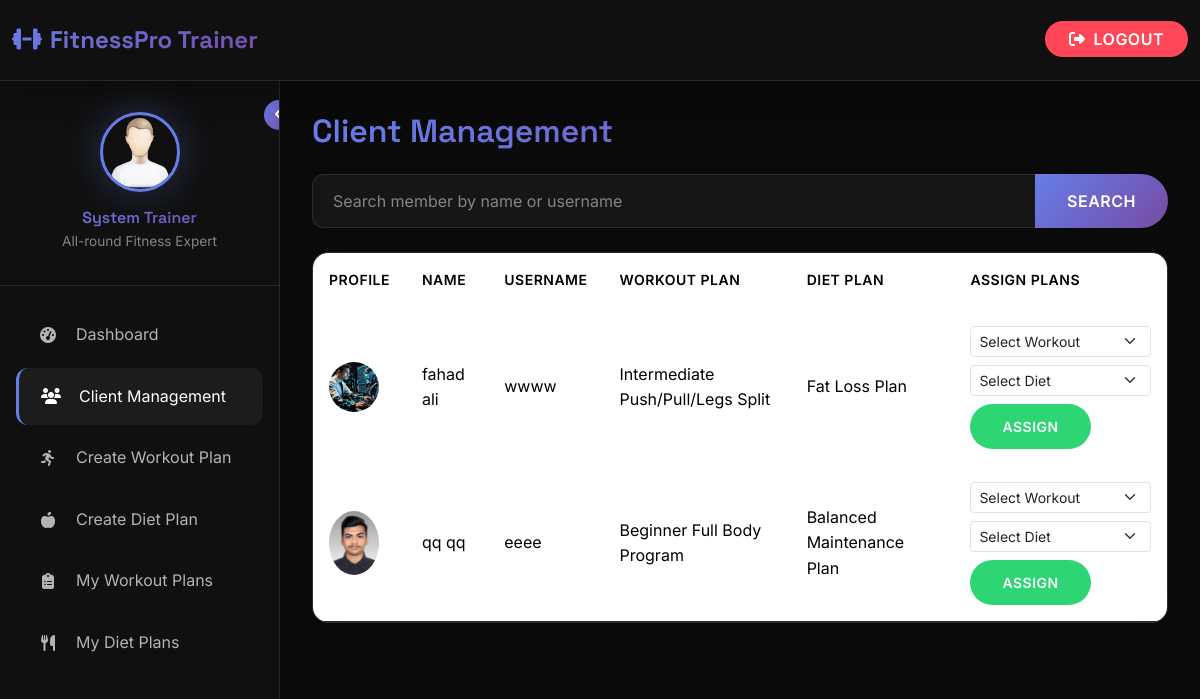
The app's page /trainer/clients (signed in), older data.
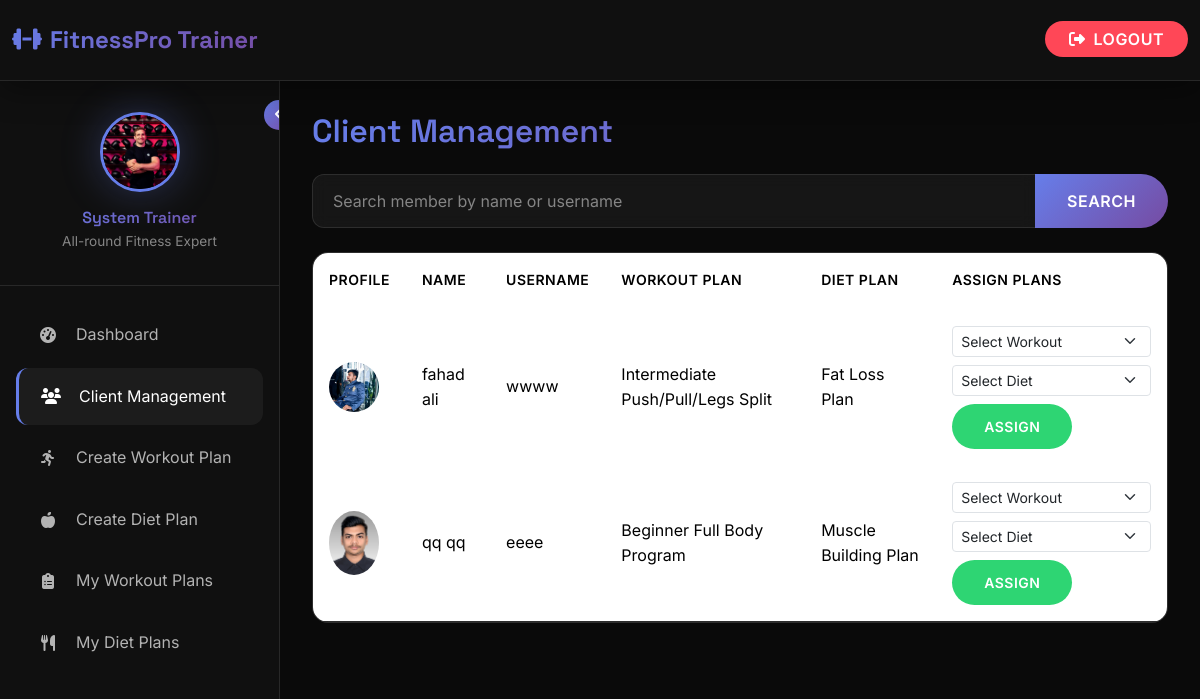
The same page, newer data.
### gym_management/gym_app/models.py (models this page shows, shortened)
class Trainer(models.Model):
    first_name = models.CharField(max_length=50)
    last_name = models.CharField(max_length=50)
    email = models.CharField(max_length=50, null=True, blank=True)
    phone_number = models.CharField(max_length=20)
    username = models.CharField(max_length=150, unique=True)
    password = models.CharField(max_length=100)
    specialization = models.CharField(max_length=200, null=True, blank=True)
    image = models.ImageField(upload_to="trainers/", default="trainers/default.png", null=True, blank=True)
    created_at = models.DateTimeField(auto_now_add=True)

class Gym_user(models.Model):
    first_name = models.CharField(max_length=50)
    last_name = models.CharField(max_length=50)
    dob = models.DateField()
    phone_number = models.CharField(max_length=20)
    image = models.ImageField(upload_to="users_profile_images/", default="users_profile_images/default.png", null=True, blank=True)
    weight = models.IntegerField(null=True, blank=True)
    height = models.IntegerField(null=True, blank=True)
    date_of_joining = models.DateTimeField(auto_now_add=True)
    email = models.CharField(max_length=50, null=True, blank=True)
    username = models.CharField(max_length=150, unique=True)
    password = models.CharField(max_length=100)
    address = models.ForeignKey(Address, on_delete=models.CASCADE, null=True, blank=True)
    gender = models.ForeignKey(Gender, on_delete=models.CASCADE)
    gym_split = models.ForeignKey(Gym_split, on_delete=models.CASCADE, null=True, blank=True)
    muscle_strength = models.ForeignKey(Muscle_strength, on_delete=models.CASCADE, null=True, blank=True)
    membership_plan = models.ForeignKey(MembershipPlan, on_delete=models.CASCADE, null=True, blank=True)
    payment_proof = models.ImageField(upload_to="payment_proofs/", null=True, blank=True)
    is_approved = models.BooleanField(default=False)
    is_blocked = models.BooleanField(default=False)
    membership_start_date = models.DateField(null=True, blank=True)
    membership_end_date = models.DateField(null=True, blank=True)
    reminder_sent = models.BooleanField(default=False)
    assigned_trainer = models.ForeignKey(Trainer, on_delete=models.SET_NULL, null=True, blank=True, related_name='assigned_members')
    trainer_requested = models.BooleanField(default=False)
    assigned_workout_plan = models.ForeignKey(WorkoutPlan, on_delete=models.SET_NULL, null=True, blank=True)
    assigned_diet_plan = models.ForeignKey(DietPlan, on_delete=models.SET_NULL, null=True, blank=True)

class WorkoutPlan(models.Model):
    trainer = models.ForeignKey(Trainer, on_delete=models.CASCADE, related_name='workout_plans')
    name = models.CharField(max_length=200)
    description = models.TextField()
    difficulty_level = models.CharField(max_length=50, choices=[
        ('beginner', 'Beginner'),
        ('intermediate', 'Intermediate'),
        ('advanced', 'Advanced')
    ])
    created_at = models.DateTimeField(auto_now_add=True)
    is_default = models.BooleanField(default=False)

class DietPlan(models.Model):
    trainer = models.ForeignKey(Trainer, on_delete=models.CASCADE, related_name='diet_plans')
    name = models.CharField(max_length=200)
    description = models.TextField()
    total_calories = models.IntegerField(null=True, blank=True)
    created_at = models.DateTimeField(auto_now_add=True)
    is_default = models.BooleanField(default=False)

### gym_management/gym_app/views.py (the view)
# urls.py: path('trainer/clients', views.trainer_clients, name='trainer_clients'),
def trainer_clients(request):
    if 'trainer_id' not in request.session:
        return redirect('/trainer_login')
    trainer = Trainer.objects.get(id=request.session['trainer_id'])
    query = request.GET.get('q', '')
    members = Gym_user.objects.filter(assigned_trainer=trainer)
    if query:
        members = members.filter(
            Q(first_name__icontains=query) |
            Q(last_name__icontains=query) |
            Q(username__icontains=query)
        )
    context = {
        'trainer': trainer,
        'members': members,
        'workout_plans': WorkoutPlan.objects.filter(trainer=trainer),
        'diet_plans': DietPlan.objects.filter(trainer=trainer),
        'query': query
    }
    return render(request, 'trainer/client_management.html', context)

### gym_management/gym_app/context_processors.py (called while the page is built)
def logged_in_user(request):
    user = None
    trainer = None
    if request.session.get('user_id'):
        try:
            user = Gym_user.objects.get(id=request.session['user_id'])
        except Gym_user.DoesNotExist:
            user = None
    elif request.session.get('trainer_id'):
        try:
            trainer = Trainer.objects.get(id=request.session['trainer_id'])
        except Trainer.DoesNotExist:
            trainer = None
    return {'logged_in_user': user, 'logged_in_trainer': trainer}

def gym_info_context(request):
    gym_info = GymInfo.objects.first()
    return {
        'gym_info': gym_info
    }

### gym_management/gym_app/templates/trainer/client_management.html (shortened to what this page needs)
{% extends 'base_trainer.html' %}
{% block content %}
<h2 class="gradient-text mb-4">Client Management</h2>
<form method="get" class="mb-4">
  <div class="input-group">
    <input type="text" class="form-control" name="q" placeholder="Search member by name or username" value="{{ query }}">
    <button class="btn btn-primary" type="submit">Search</button>
  </div>
</form>
{% if members %}
<div class="table-responsive">
  <table class="table table-hover">
    <thead>
      <tr>
        <th>Profile</th>
        <th>Name</th>
        <th>Username</th>
        <th>Workout Plan</th>
        <th>Diet Plan</th>
        <th>Assign Plans</th>
      </tr>
    </thead>
    <tbody>
      {% for m in members %}
      <tr>
        <td><img src="{{ m.image.url }}" width="50" class="rounded-circle"></td>
        <td>{{ m.first_name }} {{ m.last_name }}</td>
        <td>{{ m.username }}</td>
        <td>{{ m.assigned_workout_plan.name|default:"Not Assigned" }}</td>
        <td>{{ m.assigned_diet_plan.name|default:"Not Assigned" }}</td>
        <td>
          <form method="post" action="{% url 'assign_plan_to_member' %}">
            <select name="workout_plan_id" class="form-select form-select-sm mb-2">
              <option value="">Select Workout</option>
            </select>
            <select name="diet_plan_id" class="form-select form-select-sm mb-2">
              <option value="">Select Diet</option>
            </select>
            <button type="submit" class="btn btn-success btn-sm">Assign</button>
          </form>
        </td>
      </tr>
      {% endfor %}
    </tbody>
  </table>
</div>
{% else %}
<p>No members found.</p>
{% endif %}
{% endblock %}

### gym_management/gym_app/templates/base_trainer.html (shortened to what this page needs)
{% load static %}
<!DOCTYPE html>
<html lang="en">
<head>
    <link href="https://cdn.jsdelivr.net/npm/bootstrap@5.3.2/dist/css/bootstrap.min.css" rel="stylesheet">
    <link rel="stylesheet" href="https://cdnjs.cloudflare.com/ajax/libs/font-awesome/6.5.0/css/all.min.css">
    <link href="https://unpkg.com/aos@2.3.1/dist/aos.css" rel="stylesheet">
</head>
<body>
    <div class="admin-wrapper">
        <nav class="navbar navbar-expand-lg admin-navbar">
            <div class="container-fluid">
                <a class="navbar-brand" href="{% url 'trainer_dashboard' %}">
                    <i class="fas fa-dumbbell me-2"></i>FitnessPro Trainer
                </a>
                <div class="ms-auto">
                    <a href="{% url 'logout' %}" class="logout-btn">
                        <i class="fas fa-sign-out-alt me-2"></i>Logout
                    </a>
                </div>
            </div>
        </nav>
        <aside class="admin-sidebar" id="adminSidebar">
            <button class="sidebar-toggle d-none d-lg-block" onclick="toggleSidebar()">
                <i class="fas fa-angle-left" id="toggleIcon"></i>
            </button>
            <div class="admin-user-info">
                <div class="admin-user-avatar-container" id="trainer-avatar-container">
                    {% if trainer.image %}
                        <img src="{{ trainer.image.url }}" class="admin-user-avatar" id="trainer-profile-avatar" alt="Trainer Avatar">
                    {% else %}
                        <img src="{% static 'images/find_user.png' %}" class="admin-user-avatar" id="trainer-profile-avatar" alt="Trainer Avatar">
                    {% endif %}
                </div>
                <div class="trainer-details">
                    <h6 class="gradient-text">{{ trainer.first_name }} {{ trainer.last_name }}</h6>
                    <small   style = "color : var(--text-muted)"  >{{ trainer.specialization|default:"Fitness Trainer" }}</small>
                </div>
            </div>
            <nav class="admin-nav">
                <div class="admin-nav-item">
                    <a href="{% url 'trainer_dashboard' %}" class="admin-nav-link {% if request.path == '/trainer/dashboard' %}active{% endif %}">
                        <i class="fas fa-tachometer-alt"></i>
                        <span>Dashboard</span>
                    </a>
                </div>
                <div class="admin-nav-item">
                    <a href="{% url 'trainer_clients' %}" class="admin-nav-link {% if request.path == '/trainer/clients' %}active{% endif %}">
                        <i class="fas fa-users"></i>
                        <span>Client Management</span>
                    </a>
                </div>
                <div class="admin-nav-item">
                    <a href="{% url 'create_workout_plan_page' %}" class="admin-nav-link {% if request.path == '/trainer/create-workout-plan' %}active{% endif %}">
                        <i class="fas fa-running"></i>
                        <span>Create Workout Plan</span>
                    </a>
                </div>
                <div class="admin-nav-item">
                    <a href="{% url 'create_diet_plan_page' %}" class="admin-nav-link {% if request.path == '/trainer/create-diet-plan' %}active{% endif %}">
                        <i class="fas fa-apple-alt"></i>
                        <span>Create Diet Plan</span>
                    </a>
                </div>
                <div class="admin-nav-item">
                    <a href="{% url 'trainer_workout_plans' %}" class="admin-nav-link {% if request.path == '/trainer/workout-plans' %}active{% endif %}">
                        <i class="fas fa-clipboard-list"></i>
                        <span>My Workout Plans</span>
                    </a>
                </div>
                <div class="admin-nav-item">
                    <a href="{% url 'trainer_diet_plans' %}" class="admin-nav-link {% if request.path == '/trainer/diet-plans' %}active{% endif %}">
                        <i class="fas fa-utensils"></i>
                        <span>My Diet Plans</span>
                    </a>
                </div>
            </nav>
        </aside>
        <main class="admin-content" id="adminContent">
            {% block content %}{% endblock %}
        </main>
    </div>
</body>
</html>

Row changes from the older to the newer data that the page shows:
changed Trainer "System": image: picture added in place of a placeholder
changed Gym_user "fahad": image: a different picture
changed Gym_user "qq": assigned_diet_plan.name "Balanced Maintenance Plan" → "Muscle Building Plan"
